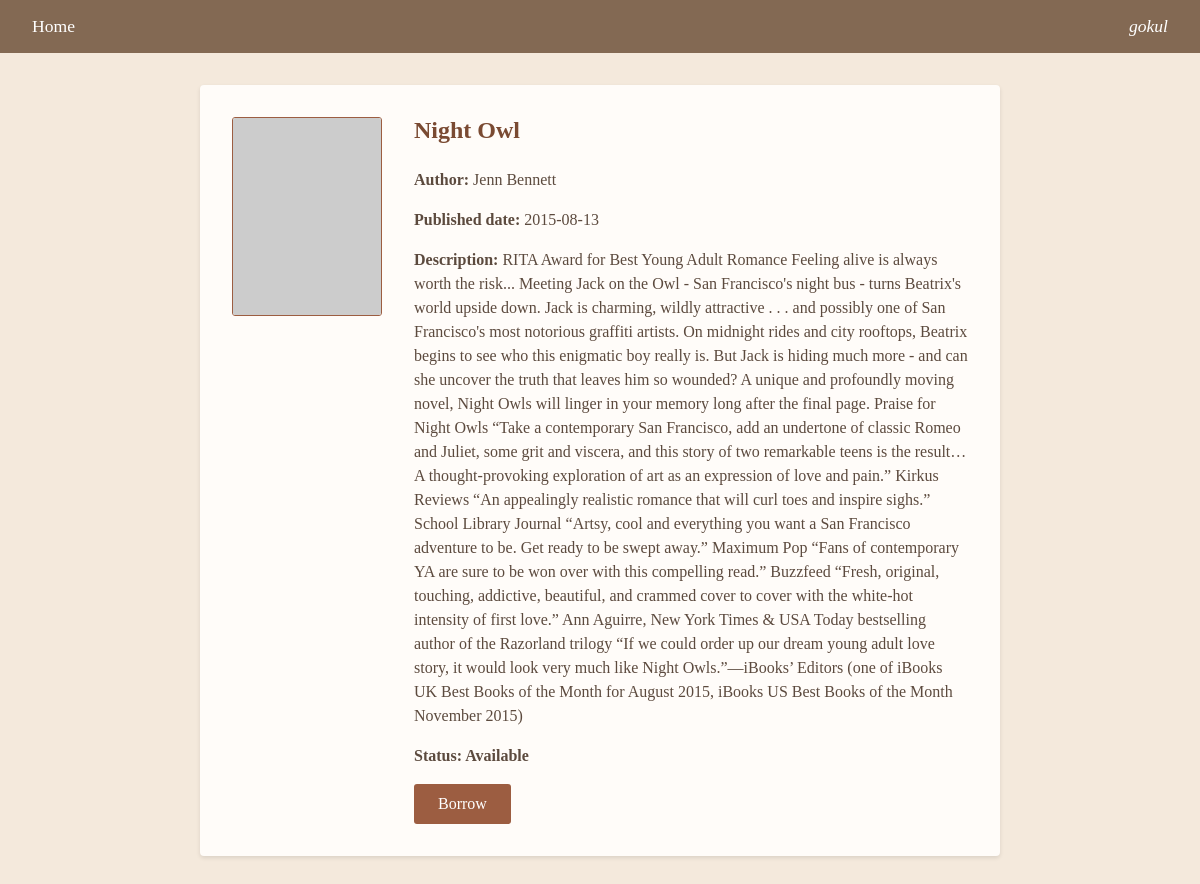
Before: /Night Owl (signed in) with the older database file.
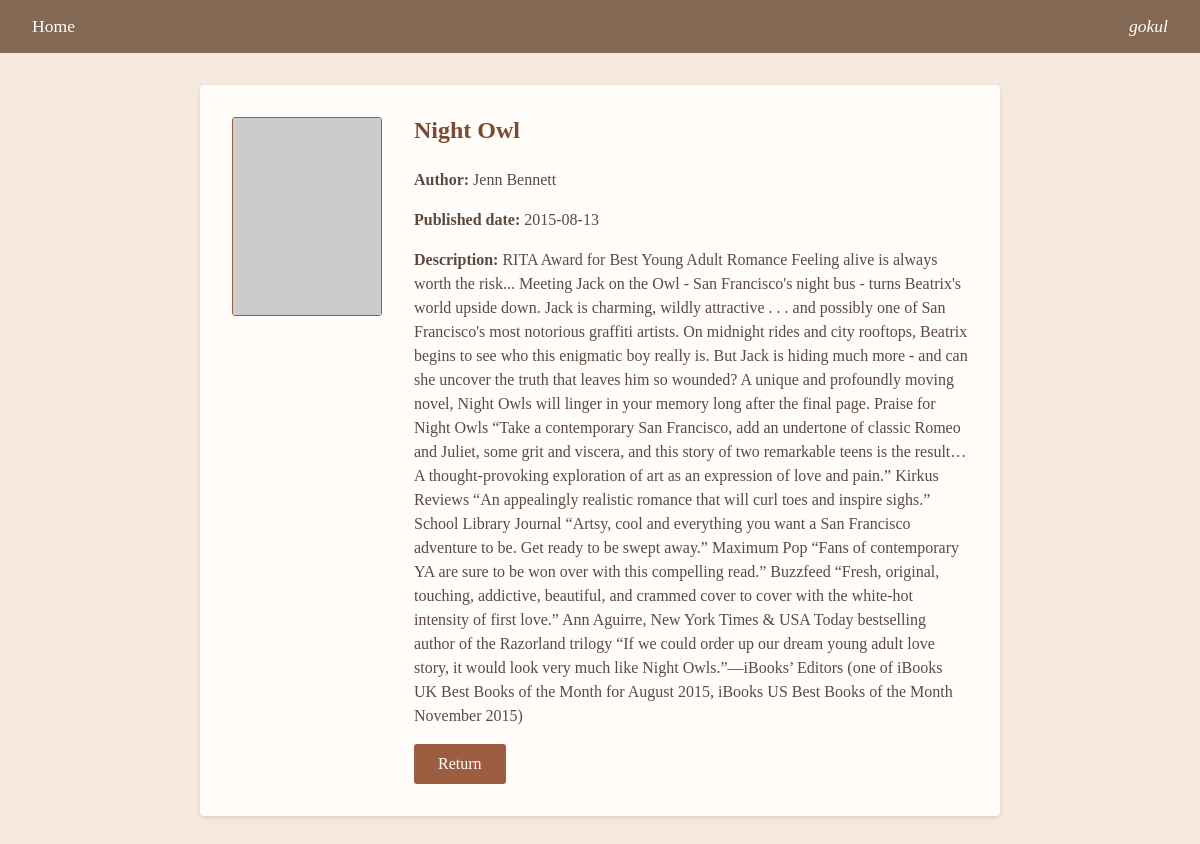
After: the same page with the newer database file.
### main.py (the view, shortened to what this page needs)
@app.route("/<bookname>",methods=['GET', 'POST'])
def bookpage(bookname):
    print(bookname)
    data=table.fetchdata(bookname=bookname)
    name=table.findname()
    try:
        data=list(data)
        name=list(name)
    except:
        pass
    print(data)
    if data:
        form = Borrow()
        f2=Return()
        check=table.Signedin()
        if check:
            fin=table.checkusid()
            if fin:
                return render_template("book.html",data=data,name=name[0],form1=f2)
            return render_template("book.html",data=data,form=form,name=name[0])
        else:
            return render_template("book.html",data=data,form=form)
    else:
        return render_template('booknotfound.html')

### forms.py
class Borrow(FlaskForm):
    borrow = SubmitField('Borrow')

class Return(FlaskForm):
    rturn = SubmitField('Return')

### tableaction.py (called while the page is built)
    @contextmanager
    def _get_connection(self):
        conn = None
        try:
            conn = sqlite3.connect('mydatabase.db', timeout=10)
            conn.execute("PRAGMA busy_timeout = 5000")  # 5 second timeout
            yield conn
        except sqlite3.Error as e:
            print(f"Database error: {e}")
            raise
        finally:
            if conn:
                conn.close()

    def fetchdata(self,bookname:str):
       with self._get_connection() as conn:
            cursor = conn.cursor()
            cursor.execute("""
            SELECT * FROM book
            WHERE Title = ?
            """, (bookname,))
            row = cursor.fetchone()
            conn.close()
            if row:
                self.bid=row[0]
                print(self.bid)
                return row
            else:
                return False

    def Signedin(self):
        return self.signedin

### templates/book.html (shortened to what this page needs)
<!DOCTYPE html>
<html lang="en">
<head>
</head>
<body>
    <nav>
        <a href="{{ url_for('home') }}" class="home-link">Home</a>
        <div class="auth-links">
            {% if name %}
            <a href="{{url_for('profile',username=name)}}" class="welcome-text">{{name}}</a>
            {% else %}
                <a href="{{ url_for('signup') }}">Sign Up</a>
                <a href="{{ url_for('signin') }}">Sign In</a>
            {% endif %}
        </div>
    </nav>
    <div class="book-container">
        <div class="book-cover">
            <img
                src={{data[6]}}
                alt="{{ data[1] }} Cover"
                onerror="this.onerror=null; this.src='https://via.placeholder.com/150x200?text=No+Cover';"
            >
        </div>
        <div class="book-details">
            <h1 class="book-title">{{ data[1] }}</h1>
            <p><strong>Author:</strong> {{ data[2] }}</p>
            <p><strong>Published date:</strong> {{ data[5] }}</p>
            <p><strong>Description:</strong> {{ data[4] }}</p>
            {% if form1 %}
                <form method="POST">
                    {{ form1.rturn(class="btn btn-primary") }}
                </form>
            {% else %}
                {% if data[3]==0 %}
                <p class="status-available">Status: Available</p>
                <form method="POST">
                    {{ form.borrow(class="btn btn-primary") }}
                </form>
                {% else %}
                    <p>Status:unavailable</p>
                {% endif %}
            {% endif %}
        </div>
    </div>
</body>
</html>

Changed rows visible on the page:
changed book "Night Owl": Status 0 → 1 (drawn)
Other visible differences:
form field rturn: (not shown) → "Return"
form field borrow: "Borrow" → (not shown)
text no longer shown: "Status: Available"
